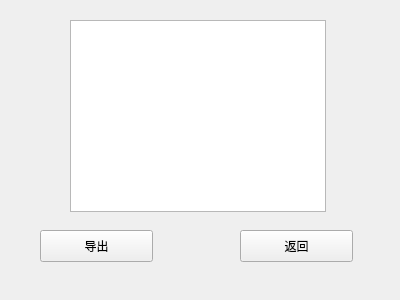
<?xml version="1.0" encoding="UTF-8"?>
<ui version="4.0">
 <class>repeatword</class>
 <widget class="QWidget" name="repeatword">
  <property name="geometry">
   <rect>
    <x>0</x>
    <y>0</y>
    <width>400</width>
    <height>300</height>
   </rect>
  </property>
  <property name="windowTitle">
   <string>Form</string>
  </property>
  <widget class="QTextBrowser" name="textBrowser">
   <property name="geometry">
    <rect>
     <x>70</x>
     <y>20</y>
     <width>256</width>
     <height>192</height>
    </rect>
   </property>
  </widget>
  <widget class="QPushButton" name="exportButton">
   <property name="geometry">
    <rect>
     <x>40</x>
     <y>230</y>
     <width>113</width>
     <height>32</height>
    </rect>
   </property>
   <property name="text">
    <string>导出</string>
   </property>
  </widget>
  <widget class="QPushButton" name="pushButton">
   <property name="geometry">
    <rect>
     <x>240</x>
     <y>230</y>
     <width>113</width>
     <height>32</height>
    </rect>
   </property>
   <property name="text">
    <string>返回</string>
   </property>
  </widget>
 </widget>
 <resources/>
 <connections/>
</ui>
